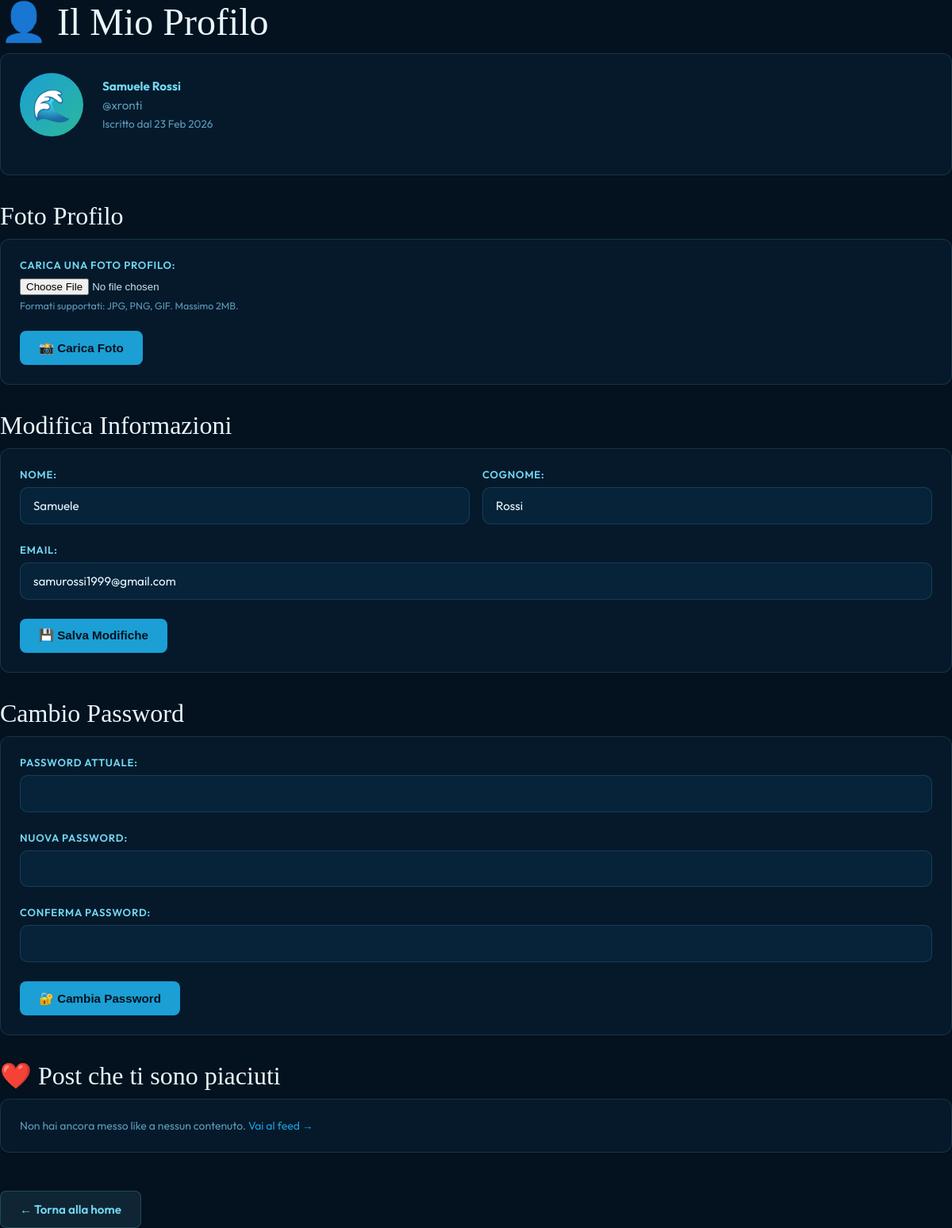
The page /profilo.php (signed in) on the database its author committed.
### tables this page shows
CREATE TABLE `utente` (
  `id_utente` int(11) NOT NULL,
  `username` varchar(50) DEFAULT NULL,
  `password_hash` text DEFAULT NULL,
  `email` varchar(150) DEFAULT NULL,
  `nome` varchar(100) DEFAULT NULL,
  `cognome` varchar(100) DEFAULT NULL,
  `data_registrazione` date DEFAULT NULL,
  `is_admin` tinyint(1) DEFAULT 0,
  `foto_profilo` varchar(255) DEFAULT NULL
);

### profilo.php (the view, shortened to what this page needs)
<?php
require 'config.php';
$id_utente = $_SESSION['id'];
$stmt = $connessione->prepare("SELECT id_utente, username, email, nome, cognome, data_registrazione FROM utente WHERE id_utente = ?");
$stmt->execute([$id_utente]);
$utente = $stmt->fetch();
try {
    $stmt_likes = $connessione->prepare("
        SELECT m.*, u.nome AS nome_pub, u.cognome AS cognome_pub
        FROM like_media lm
        JOIN media m ON lm.id_post = m.id_post
        LEFT JOIN utente u ON m.id_utente = u.id_utente
        WHERE lm.id_utente = ?
        ORDER BY m.data_pub DESC
    ");
    $stmt_likes->execute([$id_utente]);
    $post_piaciuti = $stmt_likes->fetchAll();
} catch (PDOException $e) { $post_piaciuti = []; }
?>
<!DOCTYPE html>
<html lang="it">
<head>
    <link rel="stylesheet" href="style.css">
</head>
<body>
    <div class="container">
        <h1>👤 Il Mio Profilo</h1>
        <div class="profile-card">
            <div class="profile-header">
                <div class="avatar">
                    <?php if ($utente['foto_profilo'] ?? false): ?>
                        <img src="<?= htmlspecialchars($utente['foto_profilo']) ?>" alt="Foto profilo" style="width:100%;height:100%;border-radius:50%;object-fit:cover;">
                    <?php else: ?>
                        🌊
                    <?php endif; ?>
                </div>
                <div class="profile-info">
                    <p><strong><?= htmlspecialchars($utente['nome'] . " " . $utente['cognome']) ?></strong></p>
                    <p>@<?= htmlspecialchars($utente['username']) ?></p>
                    <p style="font-size:.85rem;color:var(--muted);">Iscritto dal <?= date('d M Y', strtotime($utente['data_registrazione'])) ?></p>
                </div>
            </div>
        </div>
        <h2>Foto Profilo</h2>
        <div class="profile-card">
            <form method="POST" enctype="multipart/form-data">
                <div class="form-group">
                    <label>Carica una foto profilo:</label>
                    <input type="file" name="foto" accept="image/jpeg,image/png,image/gif" required>
                    <p class="hint">Formati supportati: JPG, PNG, GIF. Massimo 2MB.</p>
                </div>
                <button type="submit" class="btn">📸 Carica Foto</button>
            </form>
        </div>
        <h2>Modifica Informazioni</h2>
        <div class="profile-card">
            <form method="POST">
                <div class="form-row">
                    <div class="form-group">
                        <label>Nome:</label>
                        <input type="text" name="nome" value="<?= htmlspecialchars($utente['nome']) ?>" required>
                    </div>
                    <div class="form-group">
                        <label>Cognome:</label>
                        <input type="text" name="cognome" value="<?= htmlspecialchars($utente['cognome']) ?>" required>
                    </div>
                </div>
                <div class="form-group">
                    <label>Email:</label>
                    <input type="email" name="email" value="<?= htmlspecialchars($utente['email']) ?>" required>
                </div>
                <button type="submit" class="btn">💾 Salva Modifiche</button>
            </form>
        </div>
        <h2>Cambio Password</h2>
        <div class="profile-card">
            <form method="POST">
                <div class="form-group">
                    <label>Password Attuale:</label>
                    <input type="password" name="password_attuale" required>
                </div>
                <div class="form-group">
                    <label>Nuova Password:</label>
                    <input type="password" name="password_nuova" required>
                </div>
                <div class="form-group">
                    <label>Conferma Password:</label>
                    <input type="password" name="password_conferma" required>
                </div>
                <button type="submit" class="btn">🔐 Cambia Password</button>
            </form>
        </div>
        <h2>❤️ Post che ti sono piaciuti</h2>
        <div class="profile-card">
          <?php if (empty($post_piaciuti)): ?>
            <p style="color:var(--muted);font-size:.875rem;">Non hai ancora messo like a nessun contenuto. <a href="feed.php">Vai al feed →</a></p>
          <?php endif; ?>
        </div>
        <div>
            <a href="index.php" class="btn btn-secondary btn-back" style="text-decoration:none;">← Torna alla home</a>
        </div>
    </div>
</body>
</html>

### style.css (style rules this page uses)
*, *::before, *::after { box-sizing: border-box; margin: 0; padding: 0; }
:root { --ink: #04111e; --deep: #071e33; --ocean: #0b3d5e; --mid: #1267a0; --wave: #1b9fd4; --foam: #72d7f0; --pearl: #e8f6fc; --sand: #f5ede0; --sand2: #e8d9c4; --coral: #e05a3a; --kelp: #2cb89b; --gold: #f0c040; --text: #c5e4f5; --muted: #5d9ab8; --ease: cubic-bezier(.25,.46,.45,.94); }
html { scroll-behavior: smooth; }
body { font-family: 'Outfit', sans-serif; background: var(--ink); color: var(--text); overflow-x: hidden; cursor: none; }
a { color: var(--wave); text-decoration: none; transition: color .2s; }
h1, h2, h3 { font-family: 'Cormorant Garamond', serif; font-weight: 400; color: var(--pearl); }
h1 { font-size: clamp(1.8rem, 4vw, 3rem); line-height: 1.15; margin-bottom: .75rem; }
h2 { font-size: clamp(1.4rem, 3vw, 2rem); line-height: 1.2; margin-bottom: .6rem; }
.btn { display: inline-block; padding: .8rem 1.5rem; background: var(--wave); color: var(--ink); border: none; border-radius: 8px; font-weight: 600; cursor: pointer; transition: all .2s; font-size: .95rem; }
.btn-secondary { background: rgba(114,215,240,.1); border: 1px solid rgba(114,215,240,.2); color: var(--foam); }
.form-group { margin-bottom: 1.5rem; }
.form-group label { display: block; font-size: .82rem; font-weight: 600; color: var(--foam); margin-bottom: .5rem; text-transform: uppercase; letter-spacing: .06em; }
.hint { font-size: .78rem; color: var(--muted); margin-top: .35rem; }
input[type=text], input[type=email], input[type=password], input[type=url], input[type=number], select, textarea { width: 100%; padding: .8rem 1rem; background: rgba(11,61,94,.3); border: 1px solid rgba(114,215,240,.15); border-radius: 10px; color: var(--pearl); font-family: 'Outfit', sans-serif; font-size: .95rem; outline: none; transition: border-color .2s, box-shadow .2s, background .2s; }
input::placeholder, textarea::placeholder { color: var(--muted); }
.profile-card { background: rgba(11,61,94,.2); border: 1px solid rgba(114,215,240,.15); border-radius: 12px; padding: 1.5rem; margin-bottom: 2rem; }
.container { max-width: 1200px; margin: 0 auto; }
.form-row { display: grid; grid-template-columns: 1fr 1fr; gap: 1rem; }
.profile-header { display: flex; align-items: center; gap: 1.5rem; margin-bottom: 1.5rem; }
.avatar { width: 80px; height: 80px; border-radius: 50%; background: linear-gradient(135deg,var(--wave),var(--kelp)); display: flex; align-items: center; justify-content: center; font-size: 2.5rem; flex-shrink: 0; }
.profile-info p { margin: .3rem 0; color: var(--muted); font-size: .95rem; }
.profile-info strong { color: var(--foam); }
.btn-back { margin-top: 1rem; }

### rows shown on the page
utente: nome+cognome "Samuele Rossi", username "xronti", data_registrazione "23 Feb 2026", nome "Samuele", cognome "Rossi", email "samurossi1999@gmail.com"
